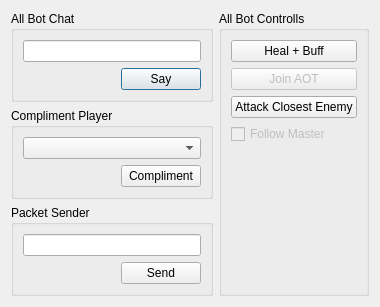
<?xml version="1.0" encoding="UTF-8"?>
<ui version="4.0">
 <class>BotController</class>
 <widget class="QDialog" name="BotController">
  <property name="geometry">
   <rect>
    <x>0</x>
    <y>0</y>
    <width>380</width>
    <height>300</height>
   </rect>
  </property>
  <property name="windowTitle">
   <string>Dialog</string>
  </property>
  <layout class="QGridLayout" name="gridLayout_4">
   <item row="0" column="0">
    <widget class="QGroupBox" name="groupBox">
     <property name="title">
      <string>All Bot Chat</string>
     </property>
     <layout class="QGridLayout" name="gridLayout">
      <item row="1" column="1">
       <widget class="QPushButton" name="chatBtn">
        <property name="text">
         <string>Say</string>
        </property>
       </widget>
      </item>
      <item row="1" column="0">
       <spacer name="horizontalSpacer">
        <property name="orientation">
         <enum>Qt::Horizontal</enum>
        </property>
        <property name="sizeHint" stdset="0">
         <size>
          <width>40</width>
          <height>20</height>
         </size>
        </property>
       </spacer>
      </item>
      <item row="0" column="0" colspan="2">
       <widget class="QLineEdit" name="chatInput"/>
      </item>
     </layout>
    </widget>
   </item>
   <item row="1" column="0">
    <widget class="QGroupBox" name="groupBox_3">
     <property name="title">
      <string>Compliment Player</string>
     </property>
     <layout class="QGridLayout" name="gridLayout_3">
      <item row="1" column="1">
       <widget class="QPushButton" name="complimentBtn">
        <property name="text">
         <string>Compliment</string>
        </property>
       </widget>
      </item>
      <item row="1" column="0">
       <spacer name="horizontalSpacer_2">
        <property name="orientation">
         <enum>Qt::Horizontal</enum>
        </property>
        <property name="sizeHint" stdset="0">
         <size>
          <width>40</width>
          <height>20</height>
         </size>
        </property>
       </spacer>
      </item>
      <item row="0" column="0" colspan="2">
       <widget class="QComboBox" name="playerList"/>
      </item>
     </layout>
    </widget>
   </item>
   <item row="2" column="0">
    <widget class="QGroupBox" name="groupBox_4">
     <property name="title">
      <string>Packet Sender</string>
     </property>
     <layout class="QGridLayout" name="gridLayout_5">
      <item row="2" column="1">
       <widget class="QPushButton" name="packet_send">
        <property name="text">
         <string>Send</string>
        </property>
       </widget>
      </item>
      <item row="2" column="0">
       <spacer name="horizontalSpacer_3">
        <property name="orientation">
         <enum>Qt::Horizontal</enum>
        </property>
        <property name="sizeHint" stdset="0">
         <size>
          <width>40</width>
          <height>20</height>
         </size>
        </property>
       </spacer>
      </item>
      <item row="0" column="0" colspan="2">
       <widget class="QLineEdit" name="packet_input"/>
      </item>
     </layout>
    </widget>
   </item>
   <item row="0" column="1" rowspan="3">
    <widget class="QGroupBox" name="groupBox_2">
     <property name="title">
      <string>All Bot Controlls</string>
     </property>
     <layout class="QGridLayout" name="gridLayout_2">
      <item row="1" column="0">
       <widget class="QPushButton" name="aotBtn">
        <property name="enabled">
         <bool>false</bool>
        </property>
        <property name="text">
         <string>Join AOT</string>
        </property>
       </widget>
      </item>
      <item row="3" column="0">
       <widget class="QPushButton" name="attackBtn">
        <property name="text">
         <string>Attack Closest Enemy</string>
        </property>
       </widget>
      </item>
      <item row="0" column="0">
       <widget class="QPushButton" name="healBtn">
        <property name="text">
         <string>Heal + Buff</string>
        </property>
       </widget>
      </item>
      <item row="4" column="0">
       <widget class="QCheckBox" name="followCb">
        <property name="enabled">
         <bool>false</bool>
        </property>
        <property name="text">
         <string>Follow Master</string>
        </property>
       </widget>
      </item>
      <item row="5" column="0">
       <spacer name="verticalSpacer">
        <property name="orientation">
         <enum>Qt::Vertical</enum>
        </property>
        <property name="sizeHint" stdset="0">
         <size>
          <width>20</width>
          <height>40</height>
         </size>
        </property>
       </spacer>
      </item>
     </layout>
    </widget>
   </item>
  </layout>
 </widget>
 <resources/>
 <connections/>
</ui>
